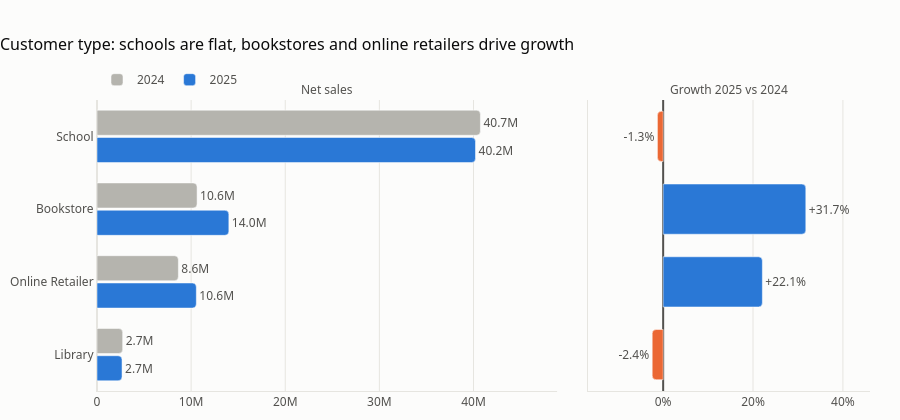

The notebook cell this image was saved under:
### Markdown cell above
### 3.1 Customer type

**Brief:** Schools are **62% of sales** but did not grow (-1.3%). All the growth came from **Bookstores (+31.7%)**
and **Online Retailers (+22.1%)**, the groups with the highest discounts (~30-34% vs ~15% for schools).

### Code cell
by_type = breakdown("CustomerType", "Customer type: schools are flat, bookstores and online retailers drive growth")

### Figure 1 — Plotly figure (JSON) as saved in the notebook; plotly's stock layout.template omitted (floating-point values rounded to 4 significant figures)
{"data": [{"cliponaxis": false, "hovertemplate": "2025 %{y}: %{x:,.0f}<extra></extra>", "marker": {"color": "#2a78d6", "cornerradius": 4}, "name": "2025", "orientation": "h", "text": ["2.7M", "10.6M", "14.0M", "40.2M"], "textposition": "outside", "type": "bar", "x": [2660000.0, 10550000.0, 14010000.0, 40210000.0], "xaxis": "x", "y": ["Library", "Online Retailer", "Bookstore", "School"], "yaxis": "y"}, {"cliponaxis": false, "hovertemplate": "2024 %{y}: %{x:,.0f}<extra></extra>", "marker": {"color": "#b5b4ae", "cornerradius": 4}, "name": "2024", "orientation": "h", "text": ["2.7M", "8.6M", "10.6M", "40.7M"], "textposition": "outside", "type": "bar", "x": [2727000.0, 8644000.0, 10630000.0, 40730000.0], "xaxis": "x", "y": ["Library", "Online Retailer", "Bookstore", "School"], "yaxis": "y"}, {"cliponaxis": false, "hovertemplate": "%{y}: %{x:+.1f}%<extra></extra>", "marker": {"color": ["#eb6834", "#2a78d6", "#2a78d6", "#eb6834"], "cornerradius": 4}, "orientation": "h", "showlegend": false, "text": ["-2.4%", "+22.1%", "+31.7%", "-1.3%"], "textposition": "outside", "type": "bar", "x": [-2.437, 22.08, 31.74, -1.278], "xaxis": "x2", "y": ["Library", "Online Retailer", "Bookstore", "School"], "yaxis": "y2"}], "layout": {"annotations": [{"font": {"color": "#52514e", "size": 12}, "showarrow": false, "text": "Net sales", "x": 0.2976, "xanchor": "center", "xref": "paper", "y": 1.0, "yanchor": "bottom", "yref": "paper"}, {"font": {"color": "#52514e", "size": 12}, "showarrow": false, "text": "Growth 2025 vs 2024", "x": 0.8176, "xanchor": "center", "xref": "paper", "y": 1.0, "yanchor": "bottom", "yref": "paper"}], "bargap": 0.25, "bargroupgap": 0.08, "barmode": "group", "font": {"color": "#52514e", "family": "Segoe UI, Arial, sans-serif", "size": 12}, "height": 420, "hoverlabel": {"bgcolor": "white", "font": {"size": 12}}, "legend": {"orientation": "h", "title": {"text": ""}, "traceorder": "reversed", "x": 0, "y": 1.02, "yanchor": "bottom"}, "margin": {"b": 10, "l": 10, "r": 30, "t": 100}, "paper_bgcolor": "#fcfcfb", "plot_bgcolor": "#fcfcfb", "showlegend": true, "title": {"font": {"color": "#0b0b0b", "size": 16}, "text": "Customer type: schools are flat, bookstores and online retailers drive growth", "x": 0, "xanchor": "left"}, "xaxis": {"anchor": "y", "domain": [0.0, 0.5952], "gridcolor": "#e6e5e0", "linecolor": "#e6e5e0", "range": [0, 48880000.0], "title": {}, "zerolinecolor": "#e6e5e0"}, "xaxis2": {"anchor": "y2", "domain": [0.6352, 1.0], "gridcolor": "#e6e5e0", "linecolor": "#e6e5e0", "range": [-16.72, 46.03], "ticksuffix": "%", "title": {}, "zeroline": true, "zerolinecolor": "#52514e"}, "yaxis": {"anchor": "x", "domain": [0.0, 1.0], "gridcolor": "#e6e5e0", "linecolor": "#e6e5e0", "showgrid": false, "title": {"font": {"size": 12}}, "zerolinecolor": "#e6e5e0"}, "yaxis2": {"anchor": "x2", "domain": [0.0, 1.0], "gridcolor": "#e6e5e0", "linecolor": "#e6e5e0", "matches": "y", "showgrid": false, "showticklabels": false, "title": {"font": {"size": 12}}, "zerolinecolor": "#e6e5e0"}}}
